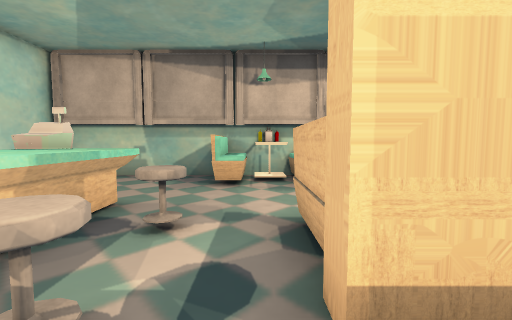
View 1 (above)

17 first-person views from a walk through a Unity game level. The camera is 1.2 m above the floor, tilts 4° down and sees 90° across. The floor is counted in squares, 1 m on a side. Each view is taken from the middle of a square. On the plan, view 1 faces up. The plan holds only what a view shows up to about 12 squares ahead; the rest is blank. Some animated figures are not drawn. Some surface patterns are stand-ins.

View 2
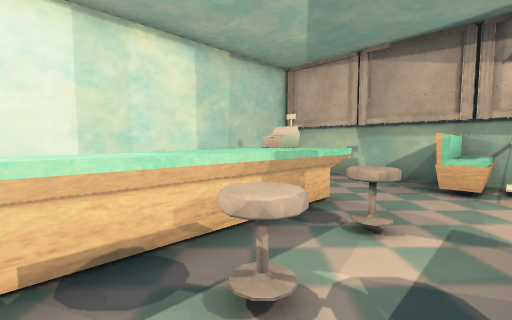

View 3
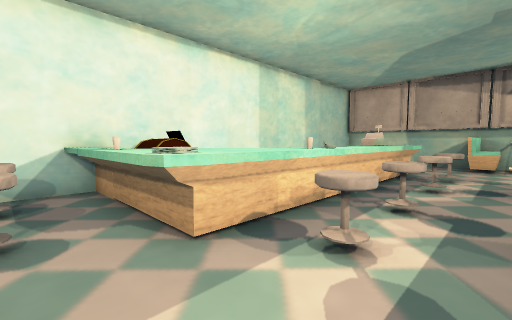

View 4
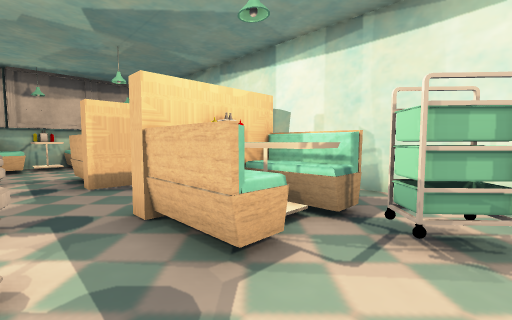

View 5
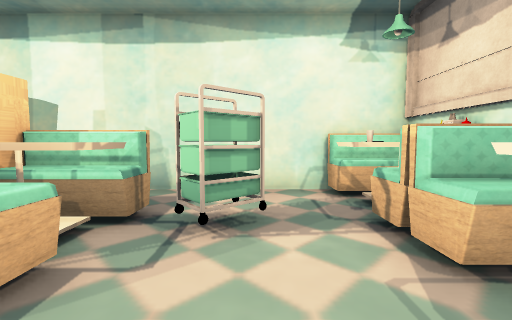

View 6
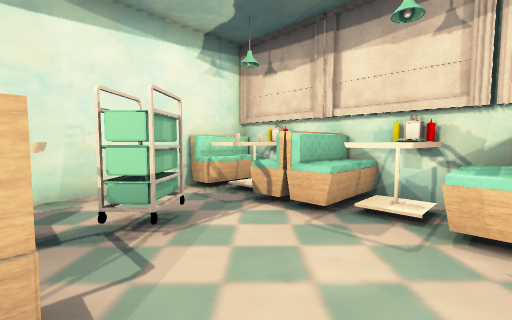

View 7
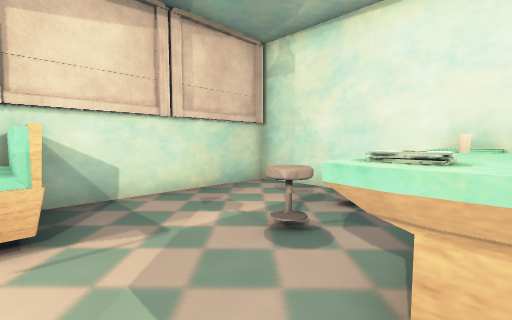

View 8
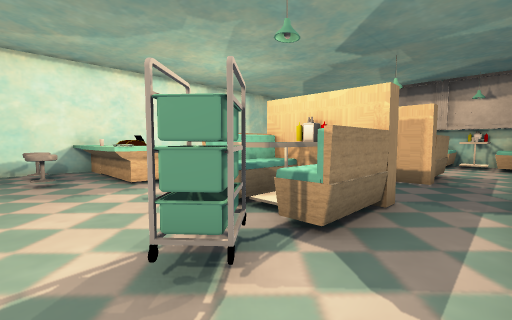

View 9
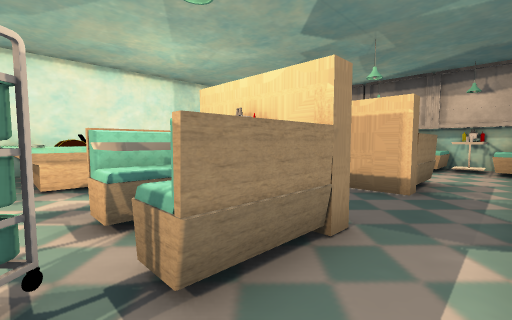

View 10
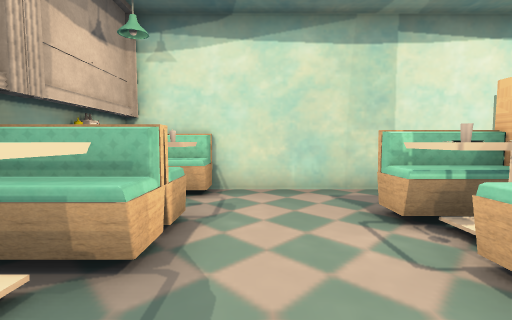

View 11
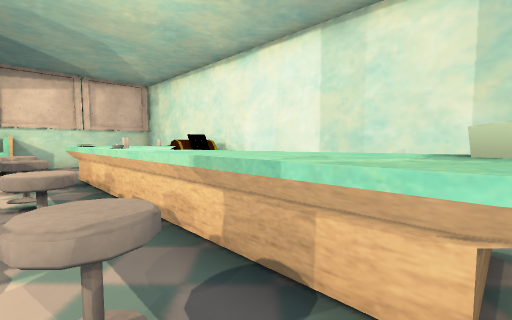

View 12
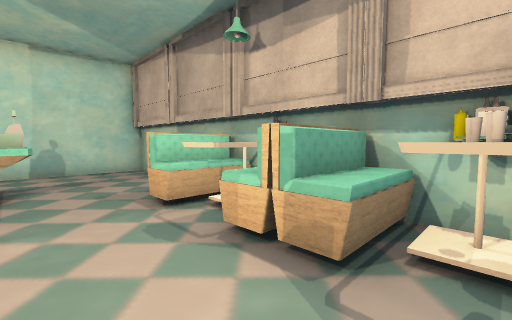

View 13
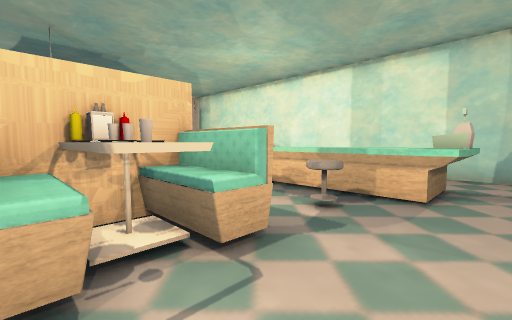

View 14
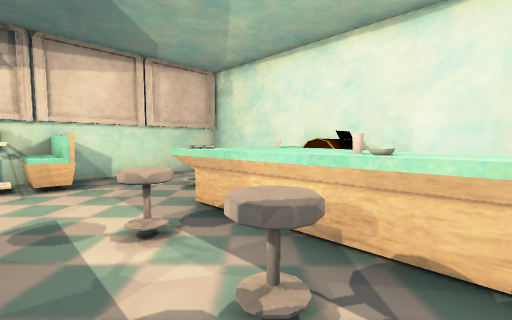

View 15
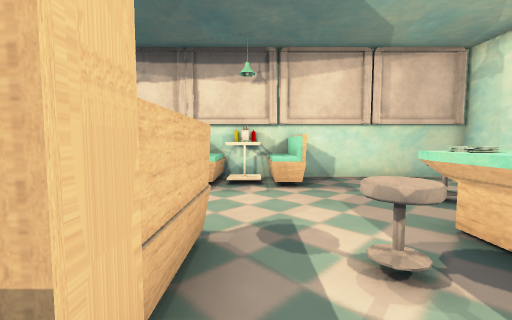

View 16
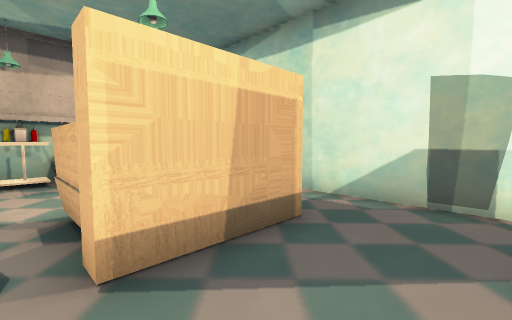

View 17
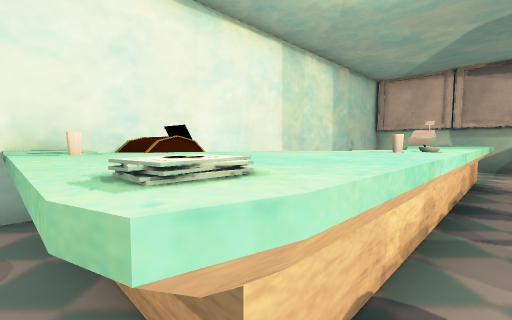

### Floor plan
Key: @ floor where view 1 was taken; # wall or solid block; . floor; = window, fence, low wall or low ledge; ^ raised ledge; B bench; T table; R cash register; S stool; W bowl; C chest; U cup; K bucket; A cart; O other object.
Columns run from 7 left of view 1 to 6 right of it. Each row starts with its distance up from view 1.
  9 ######BTBBTTB#
  8 #.....BTBBTUB#
  7 #.....BTBBTTB#
  6 #............#
  5 #..R^........#
  4 #  ^^SS.BUB..#
  3 #  ^^.S.BUB..#
  2 #  ^^.S.BOB..#
  1 #   ^SS......#
  0 #  .^..@.....#
 -1 #  ^WSS......=
 -2 # .^^...###..#
 -3 #CC^^SS.BTB..#
 -4 ^CU^O...BTB..#
 -5 ^^^^O....KA..#
 -6 #S.S......A..#
 -7 #............#
 -8 #.....BTBBTBB#
 -9 #.....BTBBTOB#
-10 #######OO#OO##

Where each view was taken, in squares from view 1:
view 1: 0 up, 0 right, facing up
view 2: 0 up, 0 right, facing up-left
view 3: 6 down, 0 right, facing up-left
view 4: 6 down, 1 left, facing up-right
view 5: 6 down, 1 left, facing right
view 6: 4 down, 1 left, facing down-right
view 7: 4 down, 1 left, facing down-left
view 8: 7 down, 5 right, facing up-left
view 9: 5 down, 5 right, facing up-left
view 10: 6 up, 1 left, facing right
view 11: 5 up, 1 left, facing down-left
view 12: 5 up, 4 right, facing up-left
view 13: 6 up, 3 right, facing down-left
view 14: 0 up, 0 right, facing down-left
view 15: 1 down, 0 right, facing down
view 16: 1 down, 0 right, facing up-right
view 17: 5 down, 2 left, facing up-left
